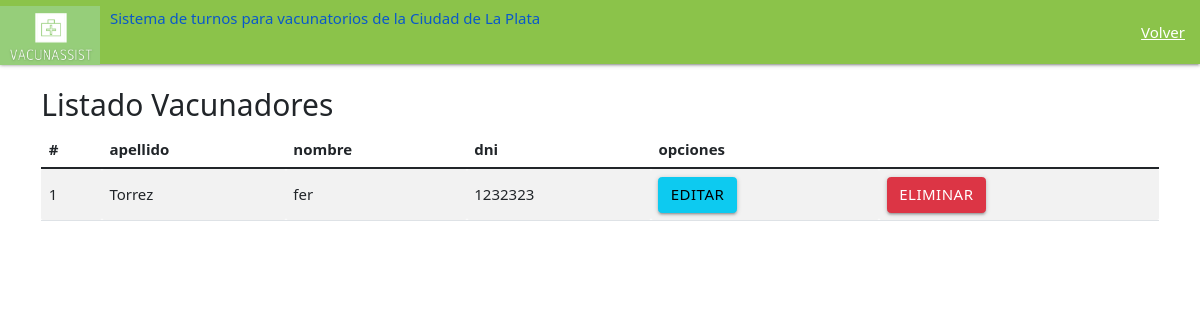
Page /eliminarVacunador/ on the earlier database version.
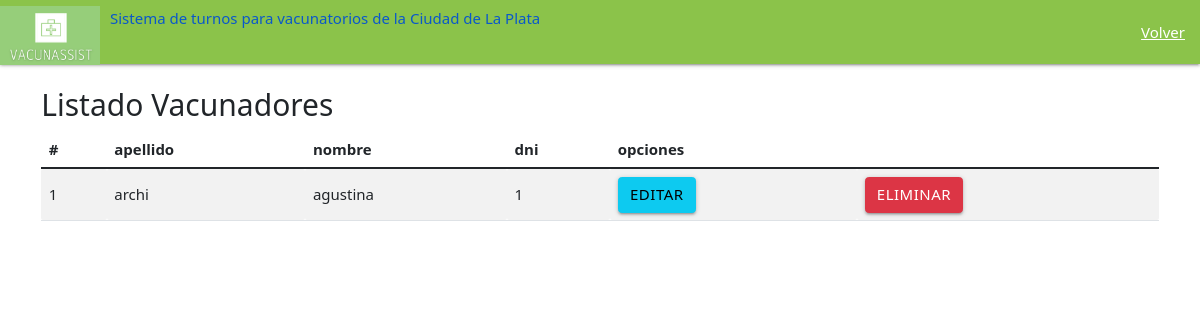
Same page on the later database version.
### main/models.py (models this page shows, shortened)
class Vacunador(models.Model):
    vacunador_nombre= models.CharField(max_length=200)
    vacunador_apellido= models.CharField(max_length=20)
    vacunador_fechaNac= models.DateTimeField("fecha nacimiento")
    vacunador_zona= models.CharField(max_length=200)
    vacunador_dni= models.IntegerField()
    vacunador_email= models.EmailField(max_length=254)
    vacunador_codigo= models.IntegerField()
    contraseña = models.IntegerField()

### main/views.py (the view)
# urls.py: path('eliminarVacunador/', views.eliminarVacunador, name= 'eliminarVacunador' ),
def eliminarVacunador(request):
    administradorList= Vacunador.objects.all()
    return render(request, "main/eliminarVacunador.html",{"administradores" : administradorList})

### main/templates/main/eliminarVacunador.html (shortened to what this page needs)
<!DOCTYPE html>
{% load static %}
<html lang="en" dir="ltr">
  <head>
        <link rel="stylesheet" href="https://cdnjs.cloudflare.com/ajax/libs/materialize/1.0.0/css/materialize.min.css">
        <link type='text/css' href="{% static 'css/estilo.css' %}" rel="stylesheet" />
    <link href="https://cdn.jsdelivr.net/npm/bootstrap@5.1.3/dist/css/bootstrap.min.css" rel="stylesheet">
    <nav>
        <div class="nav-wrapper  light-green">
          <a href="/" class="brand-logo">
            <img src="{% static 'imagenes/Logo_VacunAssist_recortado.png' %}" class="img-fluid" width="100" height="66">
          <div class="right"  style="margin: 9px 0px 0px 10px">
            <h6>Sistema de turnos para vacunatorios de la Ciudad de La Plata</h6>
            </div>
          </a>
          <ul id="nav-mobile" class="right hide-on-med">
            <li><a href="/inicio_admin/">Volver</a></li>
          </ul>
        </div>
      </nav>
      <body>
        <div class="container py-4">
          <div class="row">
            <div class="col-md-12">
              <h2>Listado Vacunadores</h2>
<div class="table-responsive">
    <table class="table table-striped">
      <thead>
        <tr>
          <th>#</th>
          <th>apellido</th>
          <th>nombre</th>
          <th>dni</th>
          <th colspan="2">opciones</th>
      </thead>
      <tbody>
        {% for c in administradores %}
        <tr>
          <td>{{forloop.counter}}</td>
          <td>{{c.vacunador_apellido}} </td>
          <td> {{c.vacunador_nombre}}</td>
          <td>{{c.vacunador_dni}}</td>
          <td><a href="edicionVacunadores/{{c.dni}}" class="btn btn-block btn-info">Editar</a></td>
          <td><a href="/eliminar_Admin/{{c.vacunador_dni}}/{{c.vacunador_nombre}}" class="btn btn-block btn-danger">Eliminar</a></td>
        </tr>
        {% endfor%}
      </tbody>
    </table>
      </body>

Differences in the rows shown:
removed Vacunador: vacunador_apellido "Torrez", vacunador_nombre "fer", vacunador_dni "1232323"
added Vacunador: vacunador_apellido "archi", vacunador_nombre "agustina", vacunador_dni "1"
